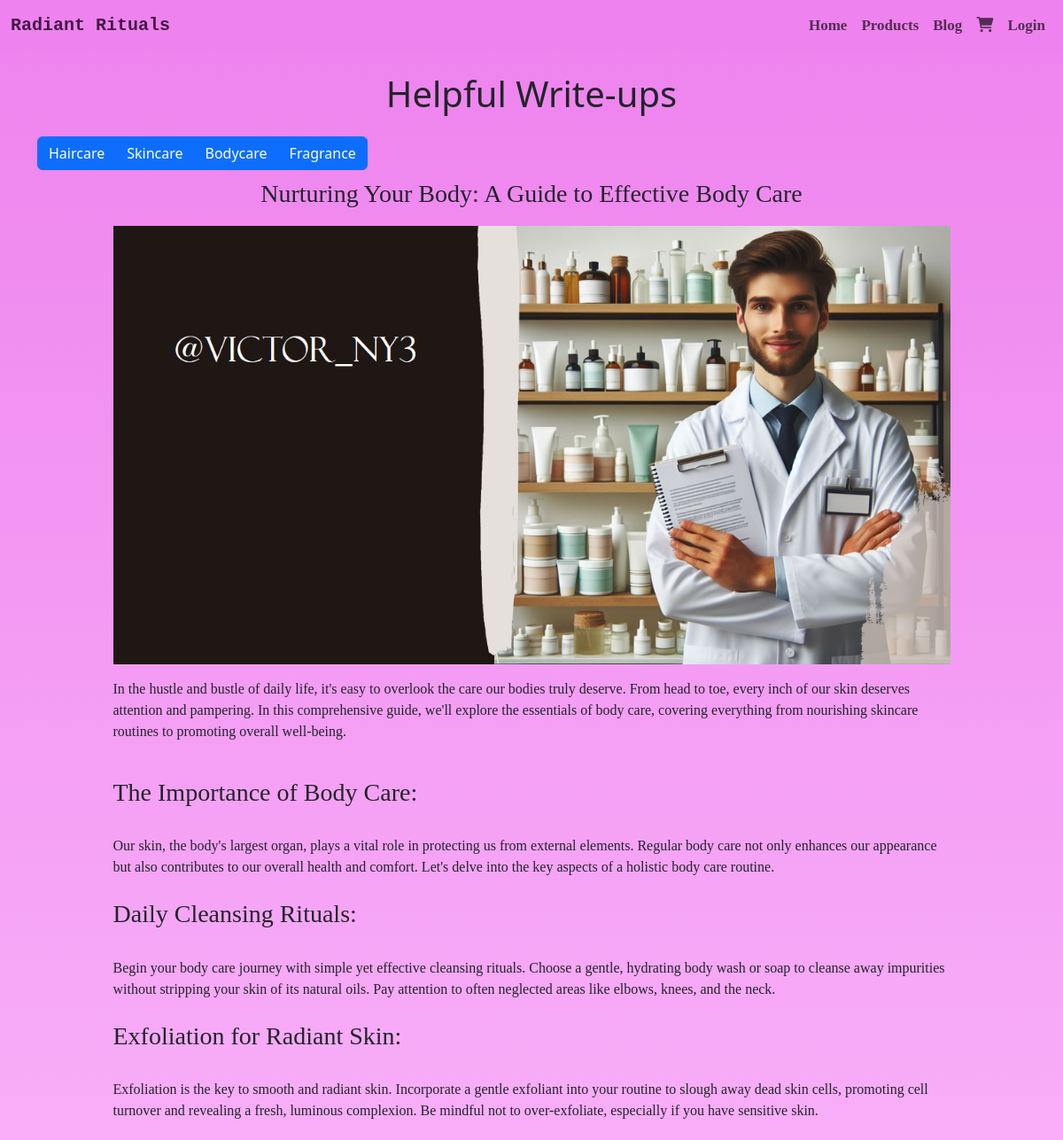
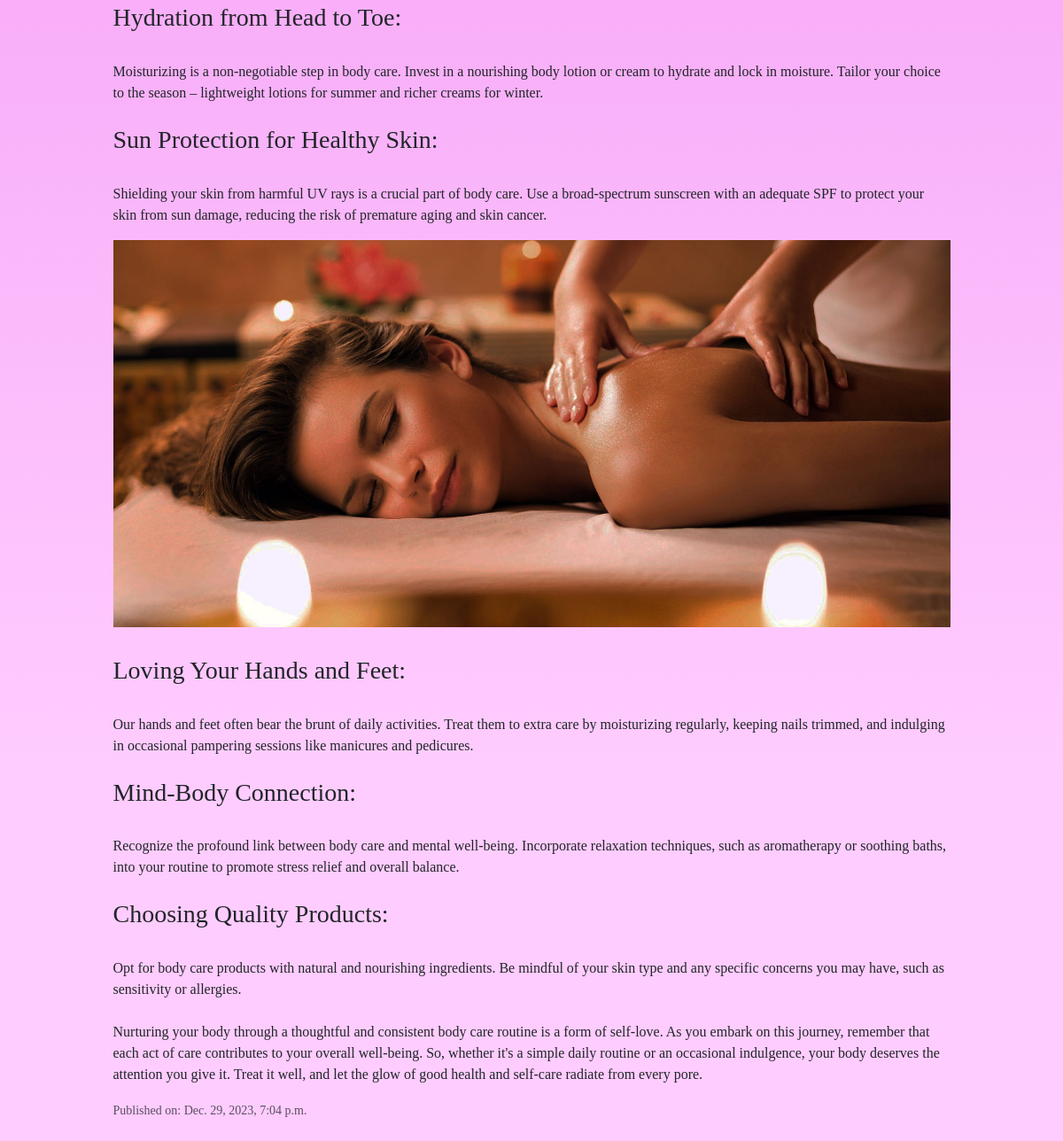
/products/articles/, run on the app's committed database (2 pictures, top to bottom).
### products/models.py (models this page shows, shortened)
class Article(models.Model):
    CATEGORY_CHOICES = (
        ('Haircare', 'Haircare'),
        ('Skincare', 'Skincare'),
        ('Bodycare', 'Bodycare'),
        ('Fragrance', 'Fragrance'),
    )
    title = models.CharField(max_length=255)
    main_image = models.ImageField(upload_to='article_images/')
    main_content = models.TextField()
    secondary_image = models.ImageField(upload_to='article_images/', null=True, blank=True)
    secondary_content = models.TextField(default='')
    publication_date = models.DateTimeField(auto_now_add=True)
    category = models.CharField(max_length=20, choices=CATEGORY_CHOICES, default='Haircare')

### products/views.py (the view)
# urls.py: path('articles/', article_list, name='article_list'),
def article_list(request):
    articles = Article.objects.all()
    category_filter = request.GET.get('category')
    if category_filter:
        articles = articles.filter(category=category_filter)
    else:
        random_category = random.choice(Article.CATEGORY_CHOICES)[0]
        articles = articles.filter(category=random_category)
    return render(request, 'articles/article_list.html', {'articles': articles, 'selected_category': category_filter})

### products/templates/articles/article_list.html
{% extends 'base.html' %}
{% block content %}
  <div class="container mt-4">
    <h1 class="mb-4" style="text-align: center;">Helpful Write-ups</h1>
    <div class="btn-group" role="group" aria-label="Filter by Category">
        <a href="{% url 'article_list' %}?category=Haircare" class="btn btn-primary filter-button">Haircare</a>
        <a href="{% url 'article_list' %}?category=Skincare" class="btn btn-primary filter-button">Skincare</a>
        <a href="{% url 'article_list' %}?category=Bodycare" class="btn btn-primary filter-button">Bodycare</a>
        <a href="{% url 'article_list' %}?category=Fragrance" class="btn btn-primary filter-button">Fragrance</a>
      </div>
    <div class="row">
      {% for article in articles %}
        <div class="col-md-6 mb-4 mx-auto" style="width: 85%; font-family: cursive;">
          <div class="article">
            <h3 style="text-align: center; margin-top: 10px; margin-bottom: 20px;">{{ article.title }}</h3>
            <img src="{{ article.main_image.url }}" class="img-fluid mb-3" alt="{{ article.title }}">
            <p>{{ article.main_content | safe }}</p>
            {% if article.secondary_image %}
              <img src="{{ article.secondary_image.url }}" class="img-fluid mb-3" alt="{{ article.title }}">
              <p>{{ article.secondary_content | safe }}</p>
            {% endif %}
            <p><small class="text-muted">Published on: {{ article.publication_date }}</small></p>
          </div>
        </div>
      {% endfor %}
    </div>
  </div>
{% endblock %}

### data on the page
Article: title "Nurturing Your Body: A Guide to Effective Body Care", main_image (picture), main_content "In the hustle and bustle of daily life, it's easy to overlook the care our bodies truly deserve. From head to toe, every inch of our skin deserves attention and pampering. In this comprehensive guide, we'll explore the essentials of body care, covering everything from nourishing skincare routines to promoting overall well-being. The Importance of Body Care: Our skin, the body's largest organ, plays a vital role in protecting us from external elements. Regular body care not only enhances our appearance but also contributes to our overall health and comfort. Let's delve into the key aspects of a holistic body care routine. Daily Cleansing Rituals: Begin your body care journey with simple yet…", secondary_image (picture), secondary_content "Loving Your Hands and Feet: Our hands and feet often bear the brunt of daily activities. Treat them to extra care by moisturizing regularly, keeping nails trimmed, and indulging in occasional pampering sessions like manicures and pedicures. Mind-Body Connection: Recognize the profound link between body care and mental well-being. Incorporate relaxation techniques, such as aromatherapy or soothing baths, into your routine to promote stress relief and overall balance. Choosing Quality Products: Opt for body care products with natural and nourishing ingredients. Be mindful of your skin type and any specific concerns you may have, such as sensitivity or allergies. Nurturing your body through a…", publication_date "Dec. 29, 2023, 7:04 p.m."
